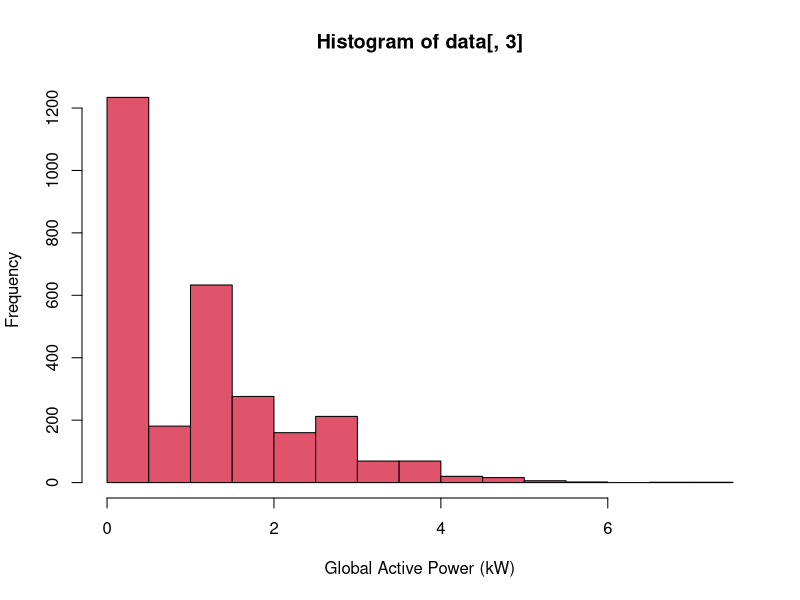

The R script that drew this image:
data = read.csv("mod_data.csv")

datetime = strptime(paste(data[,1], data[,2]), "%Y/%m/%d %H:%m:%s")

graphics.off()


hist(data[,3], xlab = "Global Active Power (kW)", col = '2')

dev.copy(png, "plot1.png")

dev.off()
